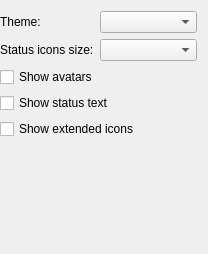
<?xml version="1.0" encoding="UTF-8"?>
<ui version="4.0">
 <class>OldDelegateSettings</class>
 <widget class="QWidget" name="OldDelegateSettings">
  <property name="geometry">
   <rect>
    <x>0</x>
    <y>0</y>
    <width>208</width>
    <height>254</height>
   </rect>
  </property>
  <property name="windowTitle">
   <string>Form</string>
  </property>
  <layout class="QFormLayout" name="layout">
   <property name="leftMargin">
    <number>0</number>
   </property>
   <item row="1" column="0">
    <widget class="QLabel" name="label">
     <property name="text">
      <string>Status icons size:</string>
     </property>
    </widget>
   </item>
   <item row="1" column="1">
    <widget class="QComboBox" name="sizesBox"/>
   </item>
   <item row="2" column="0" colspan="2">
    <widget class="QCheckBox" name="avatarsBox">
     <property name="text">
      <string>Show avatars</string>
     </property>
    </widget>
   </item>
   <item row="3" column="0" colspan="2">
    <widget class="QCheckBox" name="statusBox">
     <property name="text">
      <string>Show status text</string>
     </property>
    </widget>
   </item>
   <item row="4" column="0" colspan="2">
    <widget class="QCheckBox" name="extendedInfoBox">
     <property name="text">
      <string>Show extended icons</string>
     </property>
    </widget>
   </item>
   <item row="0" column="0">
    <widget class="QLabel" name="label_2">
     <property name="text">
      <string>Theme:</string>
     </property>
    </widget>
   </item>
   <item row="0" column="1">
    <widget class="QComboBox" name="themeBox"/>
   </item>
  </layout>
 </widget>
 <resources/>
 <connections/>
</ui>
